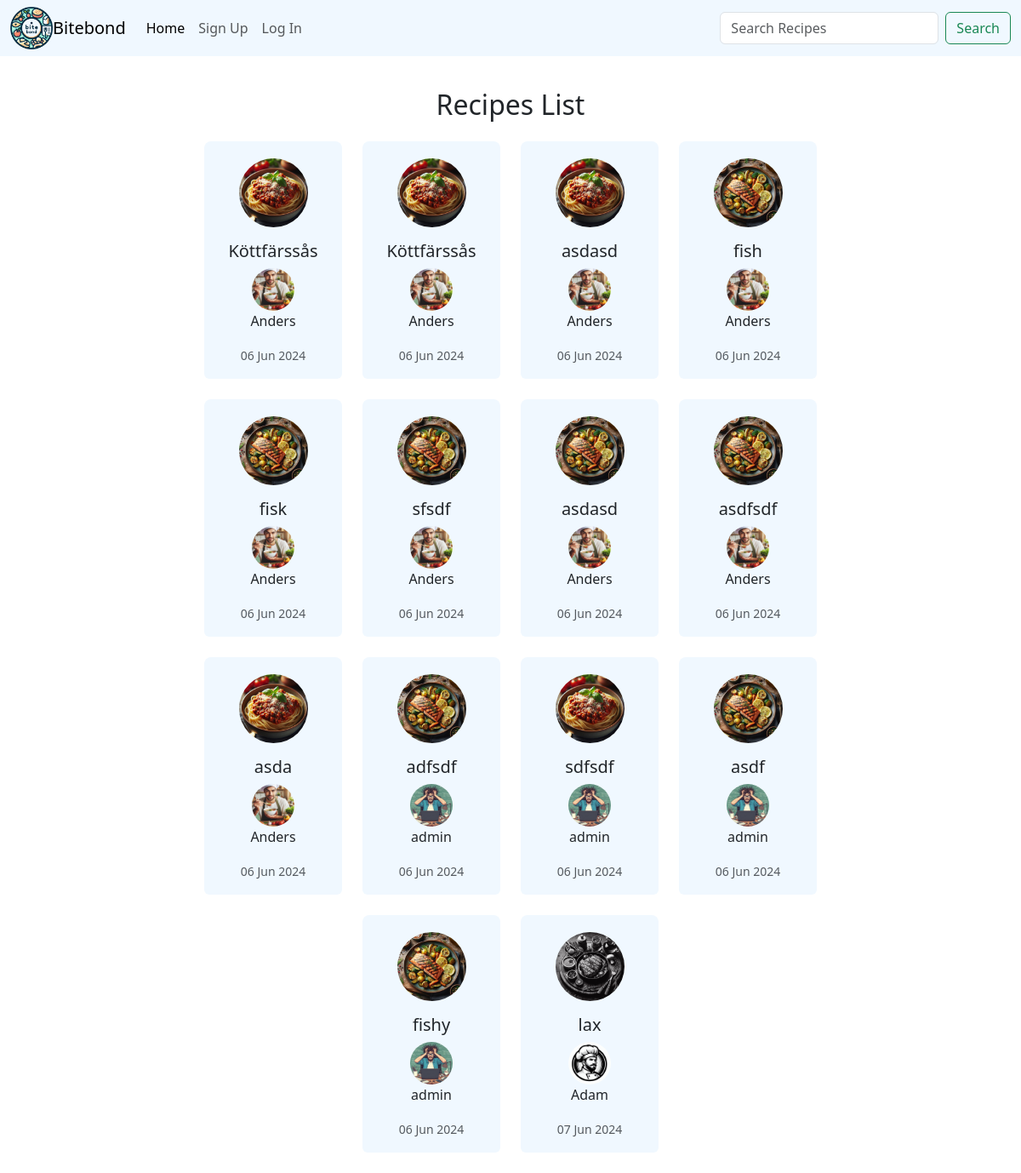
The app's page /recipes/ with its own data.
### app/models.py (models this page shows, shortened)
class Recipe(models.Model):
    user = models.ForeignKey(User, on_delete=models.CASCADE, related_name='recipes', default=1)  # Provide a default user ID
    title = models.CharField(max_length=255)
    ingredients = models.TextField()
    instructions = models.TextField()
    cooking_time = models.IntegerField()
    preparation_time = models.IntegerField()
    serving_size = models.IntegerField()
    tips = models.TextField(blank=True, null=True)
    picture = models.ImageField(upload_to='recipes/', blank=True, null=True)
    created_at = models.DateTimeField(default=timezone.now)

class Profile(models.Model):
    user = models.OneToOneField(User, on_delete=models.CASCADE)
    phone_number = models.CharField(max_length=15, blank=True)
    address = models.CharField(max_length=255, blank=True)
    picture = models.ImageField(upload_to='profile_pictures/', default='profile_pictures/profile.jpg')

### app/views.py (the view)
# urls.py: path('recipes/', views.recipes_list, name='recipes_list'),
def recipes_list(request):
    recipes = Recipe.objects.all()
    return render(request, 'recipes_list.html', {'recipes': recipes})

### app/templates/recipes_list.html (shortened to what this page needs)
{% extends 'base.html' %}
{% load static %}
{% block content %}
    <head>
    </head>
    <div class="container mt-5">
        <div class="d-flex justify-content-center mb-3">
            <h2>Recipes List</h2>
        </div>
        <div class="row justify-content-center">
            {% for recipe in recipes %}
                <div class="col-md-2 mb-4 d-flex align-items-stretch">
                    <div class="card text-center" onclick="window.location.href='{% url 'recipe_detail' recipe_id=recipe.id %}'">
                        {% if recipe.picture %}
                            <img id="recipe-picture" src="{{ recipe.picture.url }}" alt="{{ recipe.title }}" class="rounded-circle img-fluid mx-auto d-block" style="max-width: 50%;">
                        {% else %}
                            <img id="recipe-picture" src="{% static 'images/recipe.jpg' %}" alt="Default Recipe Image" class="rounded-circle img-fluid mx-auto d-block" style="max-width: 50%;">
                        {% endif %}
                        <div class="card-body">
                            <h5 class="card-title">{{ recipe.title }}</h5>
                            {% if recipe.user.profile.picture %}
                                <img src="{{ recipe.user.profile.picture.url }}" alt="User Picture" class="rounded-circle img-fluid" style="width: 50px; height: 50px;">
                            {% endif %}
                            <p class="card-text">{{ recipe.user.username }}</p>
                            <p class="card-text"><small class="text-muted">{{ recipe.created_at|date:"d M Y" }}</small></p>
                        </div>
                    </div>
                </div>
                {% if forloop.counter|divisibleby:4 and not forloop.last %}
                    </div><div class="row justify-content-center">
                {% endif %}
            {% empty %}
                <p class="text-center">No Recipe Available</p>
            {% endfor %}
        </div>
    </div>
{% endblock %}

### static/css/styles.css (style rules this page uses)
body { padding-top: 56px; }
.card { cursor: pointer; background-color:aliceblue; border: none; }
.card.text-center { border-top-left-radius: 8px; border-top-right-radius: 8px; }
#recipe-picture { margin-top: 20px; }

### records on screen
Recipe: picture (picture), title "Köttfärssås", user.profile.picture (picture), user.username "Anders", created_at "06 Jun 2024"
Recipe: picture (picture), title "Köttfärssås", user.profile.picture (picture), user.username "Anders", created_at "06 Jun 2024"
Recipe: picture (picture), title "asdasd", user.profile.picture (picture), user.username "Anders", created_at "06 Jun 2024"
Recipe: picture (picture), title "fish", user.profile.picture (picture), user.username "Anders", created_at "06 Jun 2024"
Recipe: picture (picture), title "fisk", user.profile.picture (picture), user.username "Anders", created_at "06 Jun 2024"
Recipe: picture (picture), title "sfsdf", user.profile.picture (picture), user.username "Anders", created_at "06 Jun 2024"
Recipe: picture (picture), title "asdasd", user.profile.picture (picture), user.username "Anders", created_at "06 Jun 2024"
Recipe: picture (picture), title "asdfsdf", user.profile.picture (picture), user.username "Anders", created_at "06 Jun 2024"
Recipe: picture (picture), title "asda", user.profile.picture (picture), user.username "Anders", created_at "06 Jun 2024"
Recipe: picture (picture), title "adfsdf", user.profile.picture (picture), user.username "admin", created_at "06 Jun 2024"
Recipe: picture (picture), title "sdfsdf", user.profile.picture (picture), user.username "admin", created_at "06 Jun 2024"
Recipe: picture (picture), title "asdf", user.profile.picture (picture), user.username "admin", created_at "06 Jun 2024"
Recipe: picture (picture), title "fishy", user.profile.picture (picture), user.username "admin", created_at "06 Jun 2024"
Recipe: title "lax", user.profile.picture (placeholder picture), user.username "Adam", created_at "07 Jun 2024"
